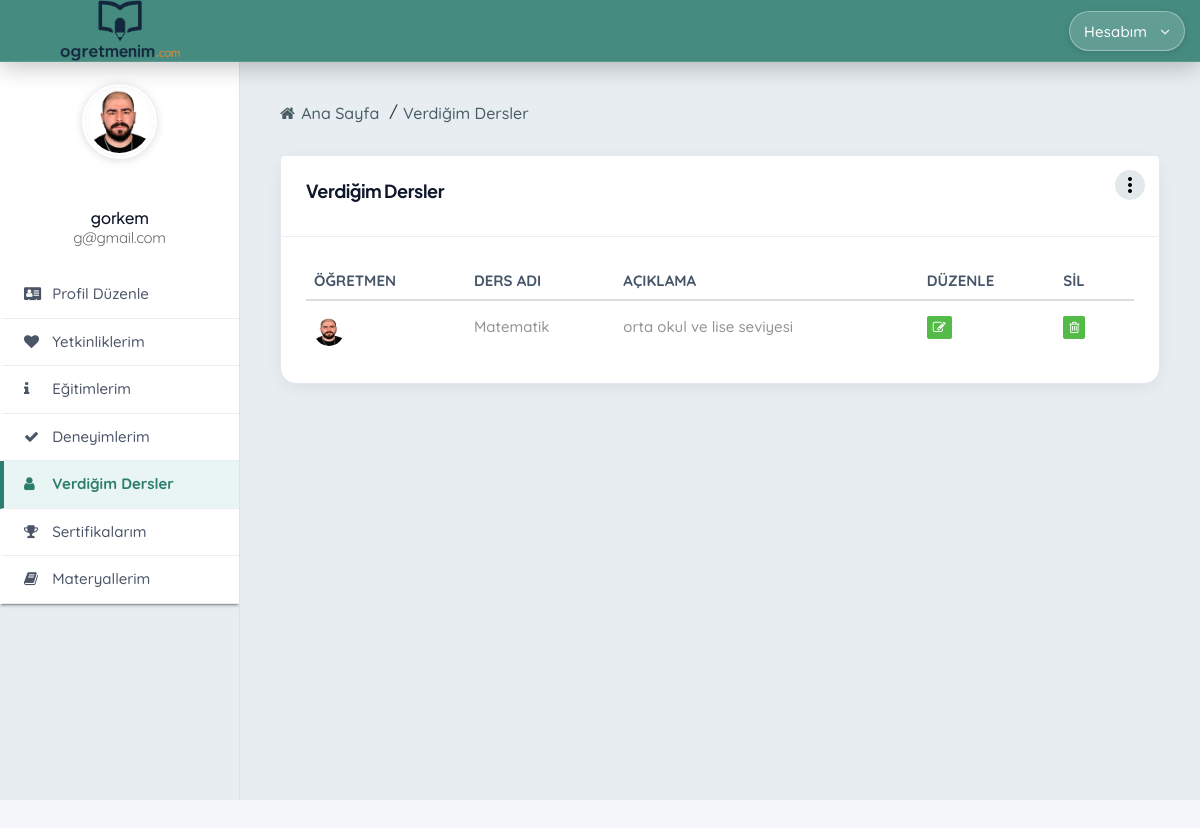
The page /adminpanel/listing-service (signed in) on the database its author committed.
### conntoapp/models.py (models this page shows, shortened)
class CustomUser(AbstractUser):
    fullname = models.CharField(max_length=100, verbose_name="Ad Soyad")
    twitter = models.CharField(max_length=100, null=True, blank=True, verbose_name="Twitter (X)")
    facebook = models.CharField(max_length=100, null=True, blank=True, verbose_name="Facebook")
    linkedin = models.CharField(max_length=100, null=True, blank=True, verbose_name="LinkedIn")
    instagram = models.CharField(max_length=100, null=True, blank=True, verbose_name="Instagram")
    gender = models.CharField(max_length=6, choices=CustomUserChoices.GENDER_CHOICES, verbose_name="Cinsiyet")
    birth_date = models.DateField(verbose_name="Doğum Tarihi")
    phone = models.CharField(max_length=20, null=True, blank=True, verbose_name="Telefon")
    branch = models.CharField(
        max_length=50,
        choices=TeacherChoices.BRANCH_CHOICES,
        default='matematik',
        verbose_name="Branş",
    )
    experience_years = models.CharField(
        max_length=10,
        choices=TeacherChoices.EXPERIENCE_CHOICES,
        default='0-1',
        verbose_name="Deneyim Süresi",
    )
    work_schedule = models.CharField(
        max_length=20,
        choices=TeacherChoices.WORK_SCHEDULE_CHOICES,
        default='her_ikisi',
        verbose_name="Çalışma Şekli",
    )
    city = models.CharField(max_length=30, choices=CustomUserChoices.TURKISH_CITIES, verbose_name="Şehir")
    district = models.CharField(max_length=50, null=True, blank=True, verbose_name="İlçe")
    job = models.CharField(max_length=20, blank=True, default='')
    short_description = models.CharField(max_length=100, null=True, blank=True, verbose_name="Kısa Tanıtım")
    long_description = models.TextField(max_length=500, null=True, blank=True, verbose_name="Biyografi")
    view = models.IntegerField(default=0)
    last_seen = models.DateTimeField(null=True, blank=True, verbose_name="Son Aktiflik")
    image = models.ImageField(upload_to="images/", default="images/default.jpg", null=False, blank=False, verbose_name="Profil Fotoğrafı")
    class Meta:
        verbose_name = "Öğretmen"
        verbose_name_plural = "Öğretmenler"

class UserServices(models.Model):
    custom_user = models.ForeignKey(CustomUser, on_delete=models.CASCADE, related_name="userservices")
    service_name = models.CharField(max_length=50, verbose_name="Ders/Branş Adı")
    service_description = models.CharField(max_length=500, verbose_name="Açıklama")
    service_search_count = models.IntegerField(default=0)
    class Meta:
        verbose_name = "Verdiği Ders"
        verbose_name_plural = "Verdiği Dersler"

### conntoapp/views.py (the view)
# urls.py: path('listing-service', views.listingService, name="listingService"),
@login_required
def listingService(request):
    return render(request, "admintemplate/listing-service.html")

### conntoapp/context_processors.py (called while the page is built)
def site_processor(request):
    return {
        'SITE_NAME': settings.SITE_NAME,
        'SITE_TAGLINE': settings.SITE_TAGLINE,
        'header_branches': TeacherChoices.BRANCH_CHOICES,
        'header_cities': CustomUserChoices.TURKISH_CITIES,
    }

def course_center_processor(request):
    if 'course_center_id' in request.session:
        try:
            course_center = CourseCenter.objects.get(id=request.session['course_center_id'])
            return {
                'current_course_center': course_center,
                'is_course_center_view': True,
            }
        except CourseCenter.DoesNotExist:
            del request.session['course_center_id']
            del request.session['is_course_center']
    return {
        'current_course_center': None,
        'is_course_center_view': False,
    }

### conntoapp/user_presence.py (called while the page is built)
def should_update_presence(last_seen):
    if not last_seen:
        return True
    return timezone.now() - last_seen >= PRESENCE_UPDATE_INTERVAL

### conntoapp/templates/admintemplate/listing-service.html (shortened to what this page needs)
{% extends 'conntoapp/adminbase/adminpanelbase.html' %}
{% load static %}
{% block content %}
  <div class="sb2-2">
    <div class="sb2-2-2">
      <ul>
        <li><a><i class="fa fa-home" aria-hidden="true"></i> Ana Sayfa</a></li>
        <li class="active-bre"><a>Verdiğim Dersler</a></li>
      </ul>
    </div>
    <div class="sb2-2-3">
      <div class="row">
        <div class="col-md-12">
          <div class="box-inn-sp">
            <div class="inn-title">
              <h4>Verdiğim Dersler</h4>
              <a class="dropdown-button drop-down-meta" href="#" data-activates="dr-users"><i class="material-icons">more_vert</i></a>
            </div>
            <div class="tab-inn">
              <div class="table-responsive table-desi">
                <table class="table table-hover">
                  <thead>
                    <tr>
                      <th>Öğretmen</th>
                      <th>Ders Adı</th>
                      <th>Açıklama</th>
                      <th>Düzenle</th>
                      <th>Sil</th>
                    </tr>
                  </thead>
                  <tbody>
                    {% for service in user.userservices.all %}
                      <tr>
                        <td><span class="list-img"><img src="{{ user.image.url }}" alt="" /></span></td>
                        <td>{{ service.service_name }}</td>
                        <td>{{ service.service_description }}</td>
                        <td><a href="{% url 'updateService' service.id %}"><i class="fa fa-pencil-square-o" aria-hidden="true"></i></a></td>
                        <td><a href="#" onclick="confirmDelete('{% url 'deleteService' service.id %}'); return false;"><i class="fa fa-trash-o" aria-hidden="true"></i></a></td>
                      </tr>
                    {% empty %}
                      <tr><td colspan="5">Henüz ders eklenmemiş.</td></tr>
                    {% endfor %}
                  </tbody>
                </table>
              </div>
            </div>
          </div>
        </div>
      </div>
    </div>
  </div>
{% endblock %}

### templates/conntoapp/adminbase/adminpanelbase.html (shortened to what this page needs)
{% load static %}
<!DOCTYPE html>
<html lang="tr">
  <head>
    <link rel="stylesheet" href="{% static 'adminstatic/css/font-awesome.min.css' %}" />
    <link rel="stylesheet" href="{% static 'adminstatic/css/style.css' %}" />
    <link rel="stylesheet" href="{% static 'adminstatic/css/mob.css' %}" />
    <link rel="stylesheet" href="{% static 'adminstatic/css/bootstrap.css' %}" />
    <link rel="stylesheet" href="{% static 'adminstatic/css/materialize.css' %}" />
    <link rel="stylesheet" href="{% static 'edu-theme.css' %}?v=55" />
  </head>
  <body class="edu-panel-page">
    <div class="container-fluid sb1">
      <div class="row">
        <div class="col-md-2 col-sm-3 col-xs-6 sb1-1 edu-panel-header-brand">
          {% include 'conntoapp/partials/site-logo.html' with logo_class='connto-site-logo--panel' %}
        </div>
        <div class="col-md-6 col-sm-6 mob-hide"></div>
        <div class="col-md-2 tab-hide"></div>
        <div class="col-md-2 col-sm-3 col-xs-6">
          <a class="waves-effect dropdown-button top-user-pro" href="#" data-activates="top-menu">
            <span class="top-user-pro__label">Hesabım</span><i class="fa fa-angle-down"></i>
          </a>
        </div>
      </div>
    </div>
    <div class="container-fluid sb2">
      <div class="row">
        <div class="sb2-1">
          <div class="sb2-12">
            <ul>
              <li>
                <span class="connto-avatar connto-avatar--xl">
                  <img class="connto-avatar__img" src="{{ user.image.url }}" alt="{{ user.fullname }}" />
                </span>
              </li>
              <li><h5>{{ user.fullname }} <span>{{ user.email }}</span></h5></li>
            </ul>
          </div>
          <div class="sb2-13">
            <ul class="collapsible edu-panel-nav">
              <li{% if request.resolver_match.url_name == 'addItems' %} class="active"{% endif %}><a href="{% url 'addItems' %}"><i class="fa fa-address-card"></i> Profil Düzenle</a></li>
              <li{% if request.resolver_match.url_name == 'listingSkill' %} class="active"{% endif %}><a href="{% url 'listingSkill' %}"><i class="fa fa-heart"></i> Yetkinliklerim</a></li>
              <li{% if request.resolver_match.url_name == 'listingEducation' %} class="active"{% endif %}><a href="{% url 'listingEducation' %}"><i class="fa fa-info"></i> Eğitimlerim</a></li>
              <li{% if request.resolver_match.url_name == 'listingExperience' %} class="active"{% endif %}><a href="{% url 'listingExperience' %}"><i class="fa fa-check"></i> Deneyimlerim</a></li>
              <li{% if request.resolver_match.url_name == 'listingService' %} class="active"{% endif %}><a href="{% url 'listingService' %}"><i class="fa fa-user"></i> Verdiğim Dersler</a></li>
              <li{% if request.resolver_match.url_name == 'listingAward' %} class="active"{% endif %}><a href="{% url 'listingAward' %}"><i class="fa fa-trophy"></i> Sertifikalarım</a></li>
              <li{% if request.resolver_match.url_name == 'listingWork' %} class="active"{% endif %}><a href="{% url 'listingWork' %}"><i class="fa fa-book"></i> Materyallerim</a></li>
            </ul>
          </div>
        </div>
        {% block content %}{% endblock %}
      </div>
    </div>
  </body>
</html>

### static/adminstatic/css/style.css (style rules this page uses)
body { font-family: 'Quicksand', sans-serif; font-weight:500; }
.material-icons { font-family: 'Material Icons'; font-weight: normal; font-style: normal; font-size: 24px; line-height: 1; letter-spacing: normal; text-transform: none; display: inline-block; white-space: nowrap; word-wrap: normal; direction: ltr; -webkit-font-feature-settings: 'liga'; -webkit-font-smoothing: antialiased; }
h1, h2, h3, h4, h5, h6 { margin-top: 0px; margin-bottom: 0px; font-family: 'Quicksand', sans-serif; }
a,li,p,span,td,th { font-family: 'Quicksand', sans-serif; font-weight:500; }
a { -webkit-transition: all 0.5s ease; -moz-transition: all 0.5s ease; -o-transition: all 0.5s ease; transition: all 0.5s ease; }
.sb1 { background: #ffffff; position: fixed; width: 100%; top: 0px; z-index: 9999; box-shadow: 0px 2px 5px rgba(0, 0, 0, 0.17); }
.sb2 { background: #e8edf2; margin-top: 59px; }
.sb2-1 { float: left; width: 20%; background: #e8edf2; color: #fff; height: 90%; position: fixed; -webkit-transition: all 0.5s ease; -moz-transition: all 0.5s ease; -o-transition: all 0.5s ease; transition: all 0.5s ease; overflow-y: auto; }
.sb2-1 a { color: #cecece; -webkit-transition: all 0.5s ease; -moz-transition: all 0.5s ease; -o-transition: all 0.5s ease; transition: all 0.5s ease; }
.sb2-12 { position: relative; overflow: hidden; padding: 25px 15px; background: #ffffff; text-align: center; }
.sb2-12 ul { padding: 0px; }
.sb2-12 ul li { float: left; display: inline-block; }
.sb2-12 ul li:nth-child(1) { width: 100%; margin-bottom: 25px; }
.sb2-12 ul li:nth-child(2) { width: 100%; padding: 0px 7px; }
.sb2-12 ul li img { width: 75px; border-radius: 50%; border: 3px solid #fff; box-shadow: 0px 1px 10px 1px rgba(0, 0, 0, 0.15); }
.sb2-12 ul li h5 { margin-bottom: 0px; margin-top: 0px; font-size: 15px; color: #666; font-weight: 500; }
.sb2-12 ul li h5 span { display: block; font-size: 12px; color: #666; padding-top: 3px; font-weight: 400; }
.sb2-13 { background: #ffffff; }
.sb2-13 ul { margin-left: 0px; padding-left: 0px; margin-bottom: 0px; }
.sb2-13 ul li { list-style-type: none; }
.sb2-13 ul li a { display: block; font-size: 13px; padding: 10px 0px; border-bottom: 1px solid #e8edf2; padding: 12px 20px; color: #666; }
.sb2-13 ul li a i { margin-right: 8px; width: 16px; }
.sb2-2 { float: left; width: 80%; padding: 40px; margin-left: 20%; background: #e8edf2; }
.sb2-2-2 { position: relative; overflow: hidden; margin-bottom: 15px; }
.sb2-2-2 ul { padding: 0px; margin-bottom: 0px; }
.sb2-2-2 ul li { list-style-type: none; float: left; padding-right: 5px; }
.sb2-2-2 ul li a { color: #495d65; vertical-align: middle; }
.sb2-2-2 ul li a i { padding-right: 2px; }
.active-bre:before { content: "/"; padding: 0 5px; color: #333; }
.sb2-2-3 { margin-top: 30px; }
.list-img img { width: 30px; height: 30px; border-radius: 50px; }
.inn-title { padding: 25px 25px; background: #ffffff; border-bottom: 1px solid #e8edf2; border-radius: 4px; }
.inn-title h4 { font-weight: 700; padding-bottom: 10px; color: #344054; }
.table-desi thead tr th { text-transform: uppercase; font-size: 12px; font-weight: 700; }
.table-desi tbody tr td { color: #929292; padding: 15px 8px 12px 8px !important; }
.table-desi i { background: #54bb49; color: #ffffff; padding: 5px 6px; border-radius: 2px; font-size: 13px; text-align: center; margin-right: 10px; }
.table-desi tbody tr td a { color: #929292; }
.drop-down-meta { position: absolute; right: 30px; padding: 3px; color: black; z-index: 999; top: 15px; background: #e3e8ea; width: 30px; height: 30px; border-radius: 25px; }
.box-inn-sp { background: #fff; border-radius: 4px; box-shadow: 0px 1px 10px 1px rgba(0, 0, 0, 0.05); }
.tab-inn { padding: 25px; }
.top-user-pro { padding: 18px 20px; color: #666; float: right; }
.top-user-pro i { margin-left: 5px; }

### rows shown on the page
CustomUser: image (picture), fullname "gorkem", email "g@gmail.com"
UserServices: image (picture), service_name "Matematik", service_description "orta okul ve lise seviyesi"
